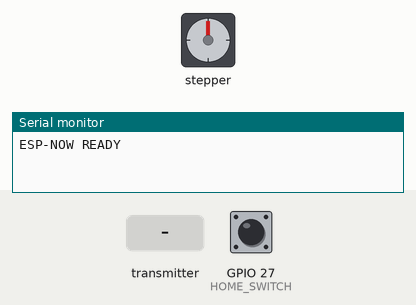
The sketch below on a simulated ESP32. On the bench: stepper motor, the last lines printed to the serial monitor. Wiring (inferred from the names in the program): stepper motor driver (400 steps per turn assumed): step GPIO 18; direction GPIO 19; enable GPIO 17. The inputs (shaded band) are chosen by the test bench; at power-on: GPIO 27 (HOME_SWITCH) HIGH.

Above: at 0.9 s.
1.0 s: GPIO 27 (HOME_SWITCH) pulled LOW for 0.15 s
At 1.6 s:
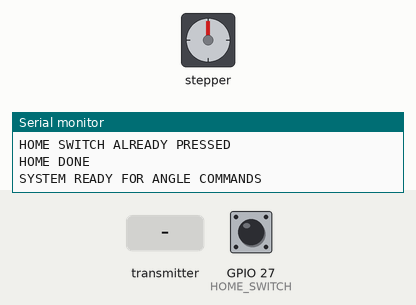
2.6 s: the transmitter starts sending angle = 45
At 3.3 s:
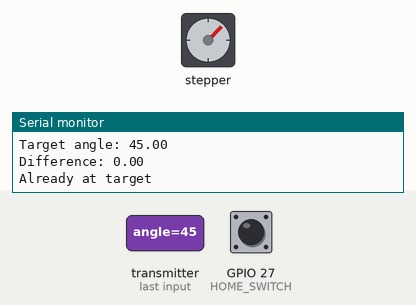
4.2 s: the transmitter starts sending angle = 90
At 5.5 s:
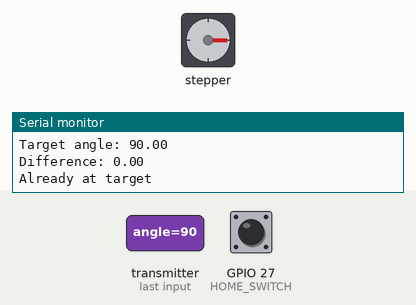
5.8 s: the transmitter starts sending angle = 180
At 6.5 s:
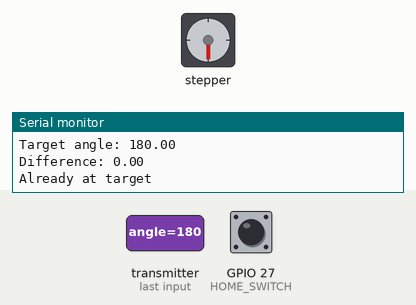
7.6 s: the transmitter starts sending angle = 0
At 9.4 s:
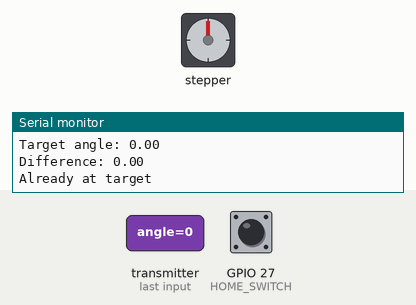
Timing chart, 0 to 10.7 s (numbered marks = the images above; inputs shaded):
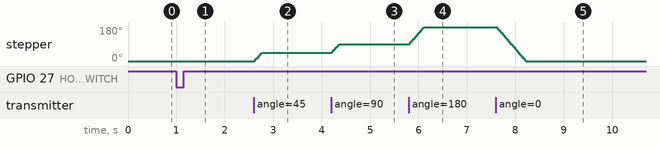

The sketch:

pan.ino
```cpp
#include <WiFi.h>
#include <esp_now.h>
#include <esp_wifi.h>

// =====================================================
// CONFIGURATION
// =====================================================

#define ESPNOW_CHANNEL 1

// =====================================================
// PINS
// =====================================================

const int STEP_PIN = 18;
const int DIR_PIN  = 19;
const int EN_PIN   = 17;
const int HOME_SWITCH = 27;

// =====================================================
// MOTOR SETTINGS
// =====================================================

// TB6600: S1 ON, S2 OFF, S3 ON
// Selects 400 pulses/revolution on your driver's label.
// Assumes a direct-drive motor with no gearbox.

const long STEPS_PER_REV = 400;
const float STEPS_PER_DEGREE = STEPS_PER_REV / 360.0f;

// =====================================================
// HOMING SETTINGS
// =====================================================

const long HOMING_MAX_STEPS = 10000;

const unsigned int HOMING_DELAY_US = 5000;
const unsigned int MOVE_DELAY_US = 3000;

const unsigned int STEP_HIGH_US = 10;
const unsigned int DIR_SETUP_US = 10;

// =====================================================
// POSITION AND STATE
// =====================================================

float currentAngle = 0.0f;

volatile float receivedAngle = 0.0f;
volatile bool newAngle = false;

bool homed = false;

// =====================================================
// ESP-NOW PACKET
// Must match the ESP1 packet structure
// =====================================================

typedef struct
{
  float angle;
} PanAnglePacket;

PanAnglePacket incoming;

// =====================================================
// STEP PULSE
// =====================================================

void stepMotor(unsigned int lowDelayUs)
{
  digitalWrite(STEP_PIN, HIGH);
  delayMicroseconds(STEP_HIGH_US);

  digitalWrite(STEP_PIN, LOW);
  delayMicroseconds(lowDelayUs);
}

// =====================================================
// HOMING
// =====================================================

bool findHome()
{
  Serial.println();
  Serial.println("==============================");
  Serial.println("STARTING HOMING");
  Serial.println("==============================");

  // Switch is connected to GND:
  // LOW = pressed, HIGH = released

  if (digitalRead(HOME_SWITCH) == LOW)
  {
    Serial.println("HOME SWITCH ALREADY PRESSED");
    currentAngle = 0.0f;
    Serial.println("HOME DONE");
    return true;
  }

  Serial.println("HOME SWITCH RELEASED");
  Serial.println("Moving toward HOME...");

  // IMPORTANT:
  // This direction must physically move toward the switch.
  // If it moves away, change LOW to HIGH.

  digitalWrite(DIR_PIN, LOW);
  delayMicroseconds(DIR_SETUP_US);

  long steps = 0;

  while (digitalRead(HOME_SWITCH) == HIGH)
  {
    stepMotor(HOMING_DELAY_US);
    steps++;

    if (steps % 500 == 0)
    {
      Serial.print("Homing steps: ");
      Serial.println(steps);
    }

    if (steps >= HOMING_MAX_STEPS)
    {
      Serial.println("==============================");
      Serial.println("HOME ERROR");
      Serial.println("MAX HOMING STEPS REACHED");
      Serial.println("Check direction, switch and wiring");
      Serial.println("==============================");

      return false;
    }
  }

  // Debounce: verify switch remains pressed.
  delay(20);

  if (digitalRead(HOME_SWITCH) != LOW)
  {
    Serial.println("HOME ERROR: SWITCH NOT STABLE");
    return false;
  }

  currentAngle = 0.0f;

  Serial.println("==============================");
  Serial.println("HOME SWITCH DETECTED");
  Serial.println("HOME DONE");
  Serial.println("CURRENT ANGLE = 0");
  Serial.println("==============================");

  return true;
}

// =====================================================
// MOVE TO ABSOLUTE ANGLE
// =====================================================

void moveToAngle(float targetAngle)
{
  if (!homed)
  {
    Serial.println("MOVEMENT BLOCKED: NOT HOMED");
    return;
  }

  if (!isfinite(targetAngle) ||
      targetAngle < 0.0f ||
      targetAngle > 359.0f)
  {
    Serial.println("INVALID ANGLE");
    return;
  }

  float difference = targetAngle - currentAngle;

  Serial.println();
  Serial.println("==============================");
  Serial.println("PAN MOVEMENT");
  Serial.println("==============================");

  Serial.print("Current angle: ");
  Serial.println(currentAngle, 2);

  Serial.print("Target angle: ");
  Serial.println(targetAngle, 2);

  Serial.print("Difference: ");
  Serial.println(difference, 2);

  // Avoid unnecessary movements due to tiny differences.
  if (fabsf(difference) < 0.5f)
  {
    Serial.println("Already at target");
    return;
  }

  if (difference > 0.0f)
  {
    digitalWrite(DIR_PIN, HIGH);
  }
  else
  {
    digitalWrite(DIR_PIN, LOW);
    difference = -difference;
  }

  // Allow DIR signal to settle before STEP pulses.
  delayMicroseconds(DIR_SETUP_US);

  long steps = lroundf(difference * STEPS_PER_DEGREE);

  Serial.print("Steps required: ");
  Serial.println(steps);

  for (long i = 0; i < steps; i++)
  {
    stepMotor(MOVE_DELAY_US);
  }

  // This is the commanded position, not measured feedback.
  currentAngle = targetAngle;

  Serial.println("MOVE COMPLETE");

  Serial.print("CURRENT ANGLE: ");
  Serial.println(currentAngle, 2);
}

// =====================================================
// ESP-NOW RECEIVE CALLBACK
// =====================================================

void OnDataRecv(
    const esp_now_recv_info_t *info,
    const uint8_t *data,
    int len)
{
  if (len != sizeof(PanAnglePacket))
  {
    return;
  }

  PanAnglePacket packet;
  memcpy(&packet, data, sizeof(packet));

  if (!isfinite(packet.angle) ||
      packet.angle < 0.0f ||
      packet.angle > 359.0f)
  {
    return;
  }

  receivedAngle = packet.angle;
  newAngle = true;
}

// =====================================================
// SETUP
// =====================================================

void setup()
{
  Serial.begin(115200);

  pinMode(STEP_PIN, OUTPUT);
  pinMode(DIR_PIN, OUTPUT);
  pinMode(EN_PIN, OUTPUT);

  digitalWrite(STEP_PIN, LOW);
  digitalWrite(DIR_PIN, LOW);

  // Preserve your existing enable logic.
  // Verify this polarity against your TB6600 wiring.
  digitalWrite(EN_PIN, LOW);

  pinMode(HOME_SWITCH, INPUT_PULLUP);

  WiFi.mode(WIFI_STA);

  esp_wifi_set_channel(
      ESPNOW_CHANNEL,
      WIFI_SECOND_CHAN_NONE
  );

  if (esp_now_init() != ESP_OK)
  {
    Serial.println("ESP-NOW INIT FAILED");

    while (true)
    {
      delay(1000);
    }
  }

  esp_now_register_recv_cb(OnDataRecv);

  Serial.println("ESP-NOW READY");

  delay(1000);

  homed = findHome();

  if (homed)
  {
    Serial.println("SYSTEM READY FOR ANGLE COMMANDS");
  }
  else
  {
    Serial.println("HOMING FAILED - MOVEMENT DISABLED");
  }
}

// =====================================================
// LOOP
// =====================================================

void loop()
{
  if (newAngle)
  {
    // Copy and clear the pending command.
    noInterrupts();
    float target = receivedAngle;
    newAngle = false;
    interrupts();

    moveToAngle(target);
  }

  delay(1);
}
```

Measured:
- after the input at 1.0 s, stepper: stops changing and stays 0°
- after the input at 2.6 s, stepper: turns 45° clockwise in 0.15 s, starting at once
- after the input at 4.2 s, stepper: turns 45° clockwise in 0.15 s, starting at once
- after the input at 5.8 s, stepper: turns 90° clockwise in 0.30 s, starting at once
- after the input at 7.6 s, stepper: turns 180° counter-clockwise in 0.60 s, starting at once
